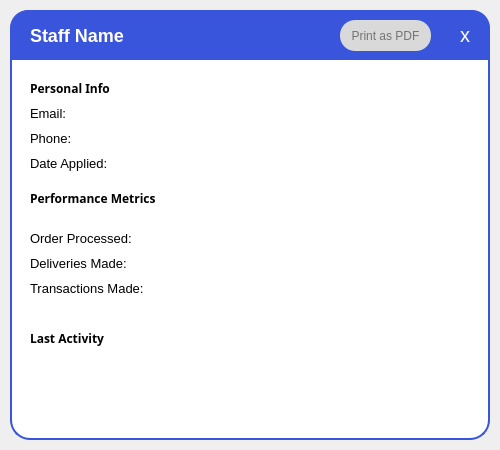
<?xml version="1.0" encoding="UTF-8"?>
<ui version="4.0">
 <class>StaffDetailPopup</class>
 <widget class="QWidget" name="StaffDetailPopup">
  <property name="geometry">
   <rect>
    <x>0</x>
    <y>0</y>
    <width>500</width>
    <height>450</height>
   </rect>
  </property>
  <property name="minimumSize">
   <size>
    <width>500</width>
    <height>450</height>
   </size>
  </property>
  <property name="maximumSize">
   <size>
    <width>500</width>
    <height>450</height>
   </size>
  </property>
  <property name="windowTitle">
   <string>Staff Details</string>
  </property>
  <widget class="QFrame" name="container_frame">
   <property name="geometry">
    <rect>
     <x>10</x>
     <y>10</y>
     <width>480</width>
     <height>430</height>
    </rect>
   </property>
   <property name="styleSheet">
    <string notr="true">
     QFrame#container_frame {
       background-color: white;
       border: 2px solid #3855DB;
       border-radius: 20px;
     }
    </string>
   </property>
   <widget class="QFrame" name="title_bar">
    <property name="geometry">
     <rect>
      <x>0</x>
      <y>0</y>
      <width>480</width>
      <height>50</height>
     </rect>
    </property>
    <property name="styleSheet">
     <string notr="true">
      QFrame#title_bar {
        background-color: #3855DB;
        border-top-left-radius: 18px;
        border-top-right-radius: 18px;
      }
     </string>
    </property>
    <widget class="QLabel" name="label_title">
     <property name="geometry">
      <rect>
       <x>20</x>
       <y>10</y>
       <width>440</width>
       <height>30</height>
      </rect>
     </property>
     <property name="styleSheet">
      <string notr="true">color: white; font-size: 18px; font-weight: bold;</string>
     </property>
     <property name="text">
      <string>Staff Name</string>
     </property>
    </widget>
    <widget class="QPushButton" name="pushButton_close">
     <property name="geometry">
      <rect>
       <x>440</x>
       <y>10</y>
       <width>30</width>
       <height>30</height>
      </rect>
     </property>
     <property name="styleSheet">
      <string notr="true">
       QPushButton { background-color: transparent; color: white; font-size: 20px; border: none; }
       QPushButton:hover { background-color: rgba(255,255,255,0.2); border-radius: 15px; }
      </string>
     </property>
     <property name="text">
      <string>x</string>
     </property>
    </widget>
    <widget class="QPushButton" name="print">
     <property name="geometry">
      <rect>
       <x>330</x>
       <y>10</y>
       <width>91</width>
       <height>31</height>
      </rect>
     </property>
     <property name="styleSheet">
      <string notr="true">QPushButton {
            background-color: #d9d9d9; /* Example background color */
            color: #737373; /* Example text color */
            border-radius: 15px; /* Adjust this value for desired roundness */
}
QPushButton:hover {
    background-color: #9c9b9b; /* Color when the mouse hovers over it */

}
QPushButton:pressed {
    background-color: #FFFFFF; /* Color when the button is clicked down */
	color: #9c9b9b;
	border-style: outset;
	border-width: 3px;
    border-radius: 15px; /* Adjust this value for desired roundness */
    border-color: #9c9b9b;
}</string>
     </property>
     <property name="text">
      <string>Print as PDF</string>
     </property>
    </widget>
   </widget>
   <widget class="QWidget" name="content_widget" native="true">
    <property name="geometry">
     <rect>
      <x>10</x>
      <y>60</y>
      <width>461</width>
      <height>361</height>
     </rect>
    </property>
    <widget class="QLabel" name="label_personal_info">
     <property name="geometry">
      <rect>
       <x>10</x>
       <y>10</y>
       <width>150</width>
       <height>16</height>
      </rect>
     </property>
     <property name="styleSheet">
      <string notr="true">font-family: Fredoka-SemiBold; font-weight: bold;</string>
     </property>
     <property name="text">
      <string>Personal Info</string>
     </property>
    </widget>
    <widget class="QLabel" name="label_email">
     <property name="geometry">
      <rect>
       <x>10</x>
       <y>35</y>
       <width>50</width>
       <height>16</height>
      </rect>
     </property>
     <property name="font">
      <font>
       <family>Arial</family>
       <pointsize>10</pointsize>
      </font>
     </property>
     <property name="text">
      <string>Email:</string>
     </property>
    </widget>
    <widget class="QLabel" name="value_email">
     <property name="geometry">
      <rect>
       <x>70</x>
       <y>35</y>
       <width>250</width>
       <height>16</height>
      </rect>
     </property>
     <property name="font">
      <font>
       <family>Arial</family>
       <pointsize>10</pointsize>
      </font>
     </property>
     <property name="text">
      <string/>
     </property>
     <property name="wordWrap">
      <bool>true</bool>
     </property>
    </widget>
    <widget class="QLabel" name="label_phone">
     <property name="geometry">
      <rect>
       <x>10</x>
       <y>60</y>
       <width>50</width>
       <height>16</height>
      </rect>
     </property>
     <property name="font">
      <font>
       <family>Arial</family>
       <pointsize>10</pointsize>
      </font>
     </property>
     <property name="text">
      <string>Phone:</string>
     </property>
    </widget>
    <widget class="QLabel" name="value_phone">
     <property name="geometry">
      <rect>
       <x>70</x>
       <y>60</y>
       <width>250</width>
       <height>16</height>
      </rect>
     </property>
     <property name="font">
      <font>
       <family>Arial</family>
       <pointsize>10</pointsize>
      </font>
     </property>
     <property name="text">
      <string/>
     </property>
    </widget>
    <widget class="QLabel" name="label_dateap">
     <property name="geometry">
      <rect>
       <x>10</x>
       <y>85</y>
       <width>100</width>
       <height>16</height>
      </rect>
     </property>
     <property name="font">
      <font>
       <family>Arial</family>
       <pointsize>10</pointsize>
      </font>
     </property>
     <property name="text">
      <string>Date Applied:</string>
     </property>
    </widget>
    <widget class="QLabel" name="value_member_since">
     <property name="geometry">
      <rect>
       <x>120</x>
       <y>85</y>
       <width>200</width>
       <height>16</height>
      </rect>
     </property>
     <property name="font">
      <font>
       <family>Arial</family>
       <pointsize>10</pointsize>
      </font>
     </property>
     <property name="text">
      <string/>
     </property>
    </widget>
    <widget class="QLabel" name="label_order_stats">
     <property name="geometry">
      <rect>
       <x>10</x>
       <y>120</y>
       <width>150</width>
       <height>16</height>
      </rect>
     </property>
     <property name="styleSheet">
      <string notr="true">font-family: Fredoka-SemiBold; font-weight: bold;</string>
     </property>
     <property name="text">
      <string>Performance Metrics</string>
     </property>
    </widget>
    <widget class="QLabel" name="label_order_process">
     <property name="geometry">
      <rect>
       <x>10</x>
       <y>160</y>
       <width>111</width>
       <height>16</height>
      </rect>
     </property>
     <property name="font">
      <font>
       <family>Arial</family>
       <pointsize>10</pointsize>
      </font>
     </property>
     <property name="text">
      <string>Order Processed:</string>
     </property>
    </widget>
    <widget class="QLabel" name="value_order_process">
     <property name="geometry">
      <rect>
       <x>139</x>
       <y>160</y>
       <width>101</width>
       <height>20</height>
      </rect>
     </property>
     <property name="font">
      <font>
       <family>Arial</family>
       <pointsize>10</pointsize>
      </font>
     </property>
     <property name="text">
      <string/>
     </property>
    </widget>
    <widget class="QLabel" name="label_deliv_made">
     <property name="geometry">
      <rect>
       <x>10</x>
       <y>185</y>
       <width>100</width>
       <height>16</height>
      </rect>
     </property>
     <property name="font">
      <font>
       <family>Arial</family>
       <pointsize>10</pointsize>
      </font>
     </property>
     <property name="text">
      <string>Deliveries Made:</string>
     </property>
    </widget>
    <widget class="QLabel" name="value_deliv_made">
     <property name="geometry">
      <rect>
       <x>139</x>
       <y>185</y>
       <width>101</width>
       <height>20</height>
      </rect>
     </property>
     <property name="font">
      <font>
       <family>Arial</family>
       <pointsize>10</pointsize>
      </font>
     </property>
     <property name="text">
      <string/>
     </property>
    </widget>
    <widget class="QLabel" name="label_transact_made">
     <property name="geometry">
      <rect>
       <x>10</x>
       <y>210</y>
       <width>121</width>
       <height>16</height>
      </rect>
     </property>
     <property name="font">
      <font>
       <family>Arial</family>
       <pointsize>10</pointsize>
      </font>
     </property>
     <property name="text">
      <string>Transactions Made:</string>
     </property>
    </widget>
    <widget class="QLabel" name="value_last_order">
     <property name="geometry">
      <rect>
       <x>139</x>
       <y>210</y>
       <width>231</width>
       <height>20</height>
      </rect>
     </property>
     <property name="font">
      <font>
       <family>Arial</family>
       <pointsize>10</pointsize>
      </font>
     </property>
     <property name="text">
      <string/>
     </property>
    </widget>
    <widget class="QLabel" name="label_recent_activity">
     <property name="geometry">
      <rect>
       <x>10</x>
       <y>260</y>
       <width>150</width>
       <height>16</height>
      </rect>
     </property>
     <property name="styleSheet">
      <string notr="true">font-family: Fredoka-SemiBold; font-weight: bold;</string>
     </property>
     <property name="text">
      <string>Last Activity</string>
     </property>
    </widget>
    <widget class="QLabel" name="value_recent_activity">
     <property name="geometry">
      <rect>
       <x>10</x>
       <y>285</y>
       <width>440</width>
       <height>50</height>
      </rect>
     </property>
     <property name="font">
      <font>
       <family>Arial</family>
       <pointsize>10</pointsize>
      </font>
     </property>
     <property name="text">
      <string/>
     </property>
     <property name="wordWrap">
      <bool>true</bool>
     </property>
    </widget>
   </widget>
  </widget>
 </widget>
 <resources>
  <include location="../images/Resc_rc.qrc"/>
 </resources>
 <connections/>
</ui>
